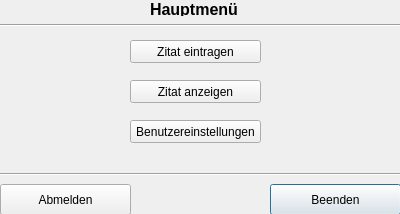
<?xml version="1.0" encoding="UTF-8"?>
<ui version="4.0">
 <class>HauptmenueUser</class>
 <widget class="QDialog" name="HauptmenueUser">
  <property name="geometry">
   <rect>
    <x>0</x>
    <y>0</y>
    <width>400</width>
    <height>214</height>
   </rect>
  </property>
  <property name="windowTitle">
   <string>Dialog</string>
  </property>
  <widget class="QLabel" name="label">
   <property name="geometry">
    <rect>
     <x>150</x>
     <y>0</y>
     <width>111</width>
     <height>16</height>
    </rect>
   </property>
   <property name="text">
    <string>&lt;html&gt;&lt;head/&gt;&lt;body&gt;&lt;p&gt;&lt;span style=&quot; font-size:12pt; font-weight:600;&quot;&gt;Hauptmenü&lt;/span&gt;&lt;/p&gt;&lt;/body&gt;&lt;/html&gt;</string>
   </property>
  </widget>
  <widget class="QPushButton" name="pbBeenden">
   <property name="geometry">
    <rect>
     <x>270</x>
     <y>184</y>
     <width>131</width>
     <height>31</height>
    </rect>
   </property>
   <property name="text">
    <string>Beenden</string>
   </property>
  </widget>
  <widget class="QPushButton" name="pbZitatEintragen">
   <property name="geometry">
    <rect>
     <x>130</x>
     <y>40</y>
     <width>131</width>
     <height>23</height>
    </rect>
   </property>
   <property name="text">
    <string>Zitat eintragen</string>
   </property>
  </widget>
  <widget class="QPushButton" name="pbZitatAnzeigen">
   <property name="geometry">
    <rect>
     <x>130</x>
     <y>80</y>
     <width>131</width>
     <height>23</height>
    </rect>
   </property>
   <property name="text">
    <string>Zitat anzeigen</string>
   </property>
  </widget>
  <widget class="QPushButton" name="pbBenutzerEinstellungen">
   <property name="geometry">
    <rect>
     <x>130</x>
     <y>120</y>
     <width>131</width>
     <height>23</height>
    </rect>
   </property>
   <property name="text">
    <string>Benutzereinstellungen</string>
   </property>
  </widget>
  <widget class="Line" name="line_2">
   <property name="geometry">
    <rect>
     <x>0</x>
     <y>15</y>
     <width>401</width>
     <height>21</height>
    </rect>
   </property>
   <property name="orientation">
    <enum>Qt::Horizontal</enum>
   </property>
  </widget>
  <widget class="QPushButton" name="pbAbmelden">
   <property name="geometry">
    <rect>
     <x>0</x>
     <y>184</y>
     <width>131</width>
     <height>31</height>
    </rect>
   </property>
   <property name="text">
    <string>Abmelden</string>
   </property>
  </widget>
  <widget class="Line" name="line">
   <property name="geometry">
    <rect>
     <x>0</x>
     <y>166</y>
     <width>411</width>
     <height>16</height>
    </rect>
   </property>
   <property name="orientation">
    <enum>Qt::Horizontal</enum>
   </property>
  </widget>
 </widget>
 <resources/>
 <connections/>
</ui>
